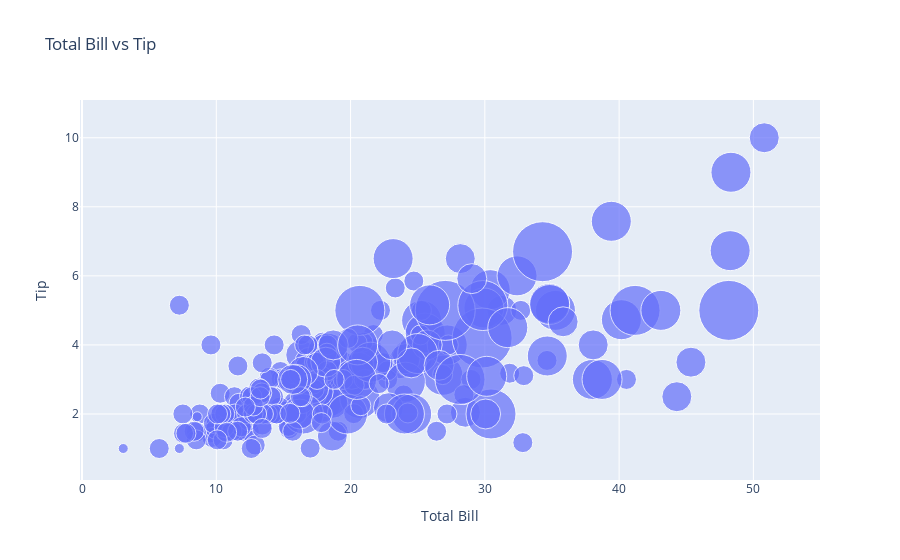

The notebook cell saved with this chart:
### Code cell
fig = go.Figure()
fig.add_trace(go.Scatter(x=tips.total_bill, y=tips.tip, mode='markers', marker_size = 10*tips['size'] ,name='Total Bill vs Tip'))
fig.update_layout(title='Total Bill vs Tip', xaxis_title='Total Bill', yaxis_title='Tip')

### Figure 1 — Plotly figure (JSON) as saved in the notebook; plotly's stock layout.template omitted (floating-point values rounded to 4 significant figures; data arrays with more than 128 entries replaced by an {"elided": "..."} marker saying what was removed)
{"data": [{"marker": {"size": {"elided": "244 int values"}}, "mode": "markers", "name": "Total Bill vs Tip", "type": "scatter", "x": {"elided": "244 float values"}, "y": {"elided": "244 float values"}}], "layout": {"title": {"text": "Total Bill vs Tip"}, "xaxis": {"title": {"text": "Total Bill"}}, "yaxis": {"title": {"text": "Tip"}}}}
